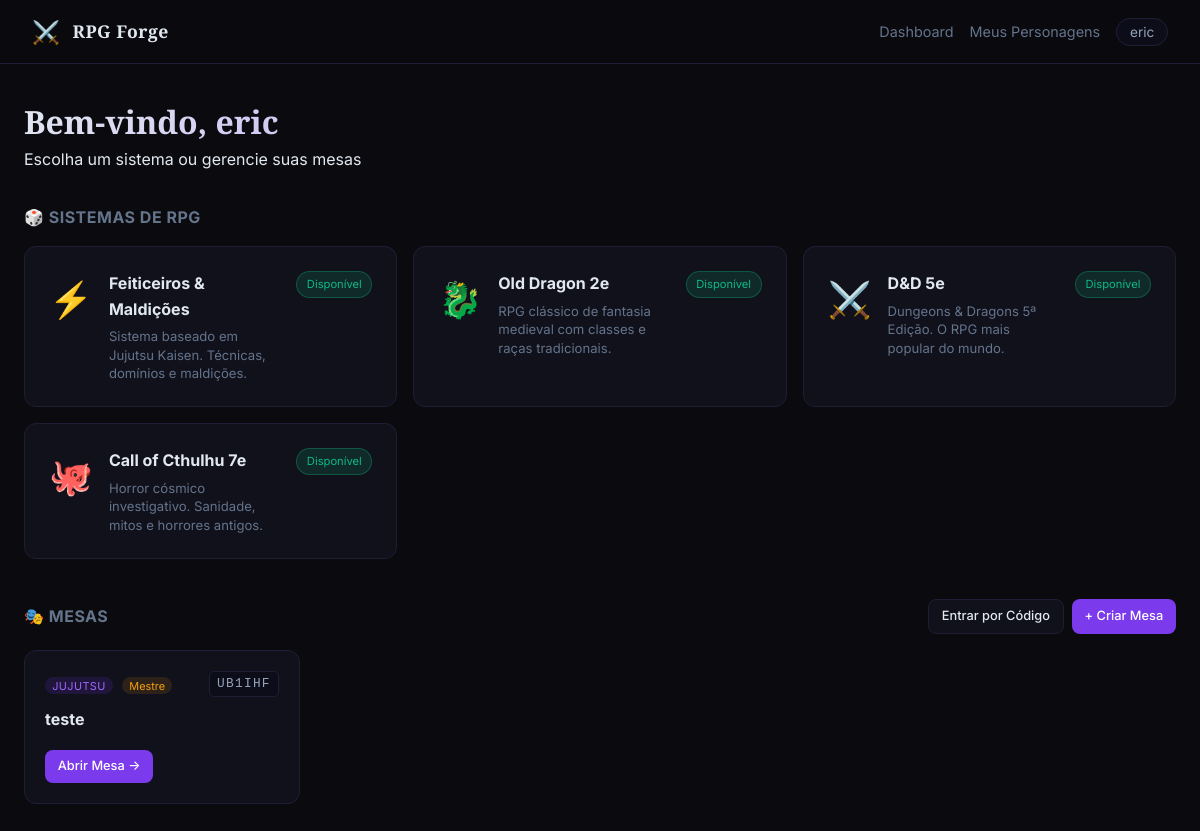
Before: /dashboard (signed in) with the older database file.
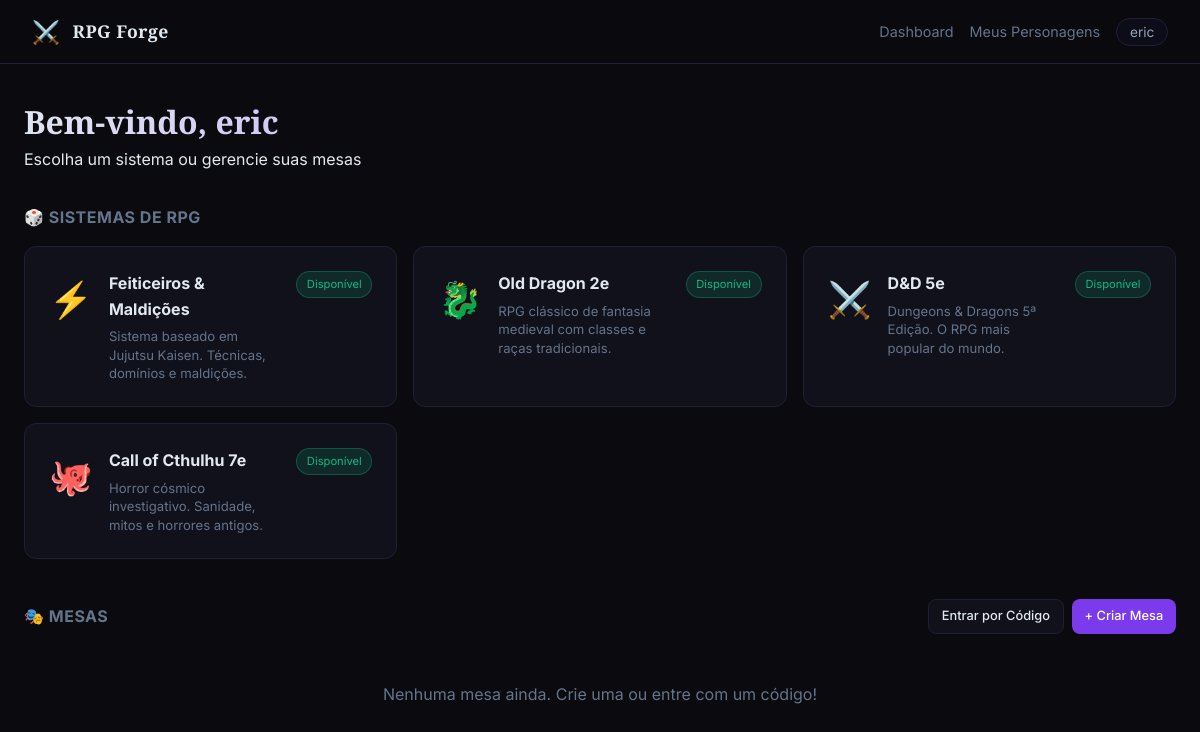
After: the same page with the newer database file.
### tables this page shows
CREATE TABLE mesas (
                id INTEGER PRIMARY KEY AUTOINCREMENT,
                codigo TEXT UNIQUE NOT NULL,
                nome TEXT NOT NULL,
                sistema TEXT NOT NULL DEFAULT 'jujutsu',
                mestre_id INTEGER NOT NULL,
                criado_em TIMESTAMP DEFAULT CURRENT_TIMESTAMP
            );

### app.py (the view)
@app.route("/dashboard")
@login_required
def dashboard():
    uid = session["usuario_id"]
    with get_db() as conn:
        mesas_mestre = conn.execute(
            "SELECT * FROM mesas WHERE mestre_id=? ORDER BY criado_em DESC", (uid,)
        ).fetchall()
        mesas_player = conn.execute("""
            SELECT m.*, p.nome as nome_personagem, p.id as pid
            FROM mesas m
            JOIN personagens p ON p.mesa_id = m.id AND p.usuario_id = ?
            WHERE m.mestre_id != ?
        """, (uid, uid)).fetchall()
    return render_template("dashboard.html",
                           mesas_mestre=mesas_mestre,
                           mesas_player=mesas_player,
                           usuario=usuario_logado())

### database.py (called while the page is built)
def get_db():
    conn = sqlite3.connect(DB_PATH)
    conn.row_factory = sqlite3.Row
    return conn

def login_required(f):
    @wraps(f)
    def decorated(*args, **kwargs):
        if "usuario_id" not in session:
            return redirect(url_for("login"))
        return f(*args, **kwargs)
    return decorated

def usuario_logado():
    return {"id": session.get("usuario_id"), "username": session.get("usuario_nome")}

### templates/dashboard.html (shortened to what this page needs)
{% extends "base.html" %}
{% block content %}
<div class="dash-header">
  <div>
    <h1 class="page-title">Bem-vindo, {{ usuario.username }}</h1>
    <p class="page-sub">Escolha um sistema ou gerencie suas mesas</p>
  </div>
</div>
<section class="dash-section">
  <h2 class="dash-section-title">🎲 Sistemas de RPG</h2>
  <div class="systems-grid">
    <a href="{{ url_for('jujutsu.index') }}" class="system-card system-active">
      <div class="system-icon">⚡</div>
      <div class="system-info">
        <h3 class="system-nome">Feiticeiros & Maldições</h3>
        <p class="system-desc">Sistema baseado em Jujutsu Kaisen. Técnicas, domínios e maldições.</p>
      </div>
      <span class="system-badge">Disponível</span>
    </a>
    <a href="{{ url_for('old_dragon.index') }}" class="system-card system-active">
      <div class="system-icon">🐉</div>
      <div class="system-info">
        <h3 class="system-nome">Old Dragon 2e</h3>
        <p class="system-desc">RPG clássico de fantasia medieval com classes e raças tradicionais.</p>
      </div>
      <span class="system-badge">Disponível</span>
    </a>
    <a href="{{ url_for('dnd.index') }}" class="system-card system-active">
      <div class="system-icon">⚔️</div>
      <div class="system-info">
        <h3 class="system-nome">D&D 5e</h3>
        <p class="system-desc">Dungeons & Dragons 5ª Edição. O RPG mais popular do mundo.</p>
      </div>
      <span class="system-badge">Disponível</span>
    </a>
    <a href="{{ url_for('cthulhu.index') }}" class="system-card system-active">
      <div class="system-icon">🐙</div>
      <div class="system-info">
        <h3 class="system-nome">Call of Cthulhu 7e</h3>
        <p class="system-desc">Horror cósmico investigativo. Sanidade, mitos e horrores antigos.</p>
      </div>
      <span class="system-badge">Disponível</span>
    </a>
  </div>
</section>
<section class="dash-section">
  <div class="dash-section-header">
    <h2 class="dash-section-title">🎭 Mesas</h2>
    <div style="display:flex;gap:.5rem">
      <a href="{{ url_for('entrar_mesa') }}" class="btn btn-secondary btn-sm">Entrar por Código</a>
      <a href="{{ url_for('criar_mesa') }}" class="btn btn-primary btn-sm">+ Criar Mesa</a>
    </div>
  </div>
  {% if mesas_mestre or mesas_player %}
  <div class="mesas-grid">
    {% for mesa in mesas_mestre %}
    <div class="mesa-card">
      <div class="mesa-card-header">
        <div>
          <span class="mesa-sistema-badge">{{ mesa.sistema }}</span>
          <span class="mesa-role-badge role-mestre">Mestre</span>
        </div>
        <code class="mesa-codigo">{{ mesa.codigo }}</code>
      </div>
      <h3 class="mesa-nome">{{ mesa.nome }}</h3>
      <div class="mesa-card-footer">
        <a href="{{ url_for('ver_mesa', codigo=mesa.codigo) }}" class="btn btn-sm btn-primary">Abrir Mesa →</a>
      </div>
    </div>
    {% endfor %}
  </div>
  {% else %}
  <div class="empty-state" style="padding:2rem">
    <p>Nenhuma mesa ainda. Crie uma ou entre com um código!</p>
  </div>
  {% endif %}
</section>
{% endblock %}

Changed rows visible on the page:
removed mesas: sistema "JUJUTSU", codigo "UB1IHF", nome "teste"
Other visible differences:
text now shown: "Nenhuma mesa ainda. Crie uma ou entre com um código!"
